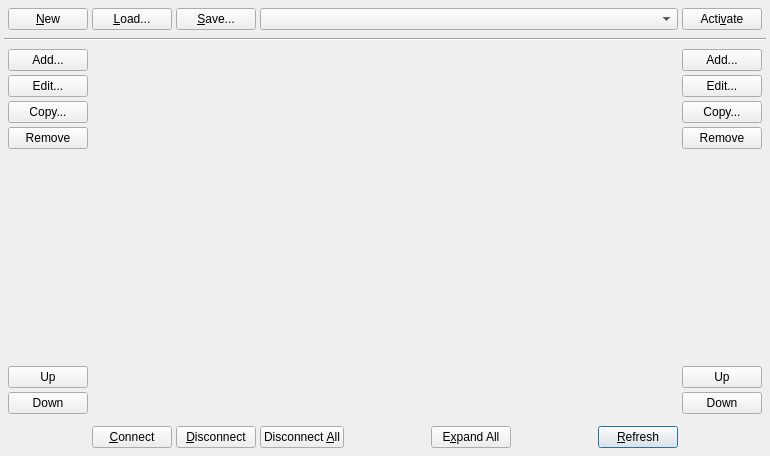
<?xml version="1.0" encoding="UTF-8"?>
<ui version="4.0">
 <author>rncbc aka Rui Nuno Capela</author>
 <comment>JACK Audio Connection Kit - Qt GUI Interface.

   Copyright (C) 2003-2011, rncbc aka Rui Nuno Capela. All rights reserved.

   This program is free software; you can redistribute it and/or
   modify it under the terms of the GNU General Public License
   as published by the Free Software Foundation; either version 2
   of the License, or (at your option) any later version.

   This program is distributed in the hope that it will be useful,
   but WITHOUT ANY WARRANTY; without even the implied warranty of
   MERCHANTABILITY or FITNESS FOR A PARTICULAR PURPOSE.  See the
   GNU General Public License for more details.

   You should have received a copy of the GNU General Public License along
   with this program; if not, write to the Free Software Foundation, Inc.,
   51 Franklin Street, Fifth Floor, Boston, MA 02110-1301 USA.

 </comment>
 <class>PatchbayWidget</class>
 <widget class="QWidget" name="PatchbayWidget">
  <property name="geometry">
   <rect>
    <x>0</x>
    <y>0</y>
    <width>770</width>
    <height>456</height>
   </rect>
  </property>
  <property name="sizePolicy">
   <sizepolicy hsizetype="Minimum" vsizetype="Minimum">
    <horstretch>0</horstretch>
    <verstretch>0</verstretch>
   </sizepolicy>
  </property>
  <property name="font">
   <font/>
  </property>
  <property name="windowTitle">
   <string>Patchbay - JACK Audio Connection Kit</string>
  </property>
  <property name="windowIcon">
   <iconset resource="qjackctl.qrc">
    <normaloff>:/images/patchbay1.png</normaloff>:/images/patchbay1.png</iconset>
  </property>
  <layout class="QGridLayout">
   <property name="leftMargin">
    <number>4</number>
   </property>
   <property name="topMargin">
    <number>4</number>
   </property>
   <property name="rightMargin">
    <number>4</number>
   </property>
   <property name="bottomMargin">
    <number>4</number>
   </property>
   <property name="spacing">
    <number>4</number>
   </property>
   <item row="1" column="0" colspan="3">
    <widget class="Line" name="line">
     <property name="orientation">
      <enum>Qt::Horizontal</enum>
     </property>
    </widget>
   </item>
   <item row="3" column="2">
    <spacer>
     <property name="orientation">
      <enum>Qt::Horizontal</enum>
     </property>
     <property name="sizeType">
      <enum>QSizePolicy::Fixed</enum>
     </property>
     <property name="sizeHint" stdset="0">
      <size>
       <width>80</width>
       <height>8</height>
      </size>
     </property>
    </spacer>
   </item>
   <item row="2" column="0" colspan="3">
    <layout class="QGridLayout">
     <property name="leftMargin">
      <number>4</number>
     </property>
     <property name="topMargin">
      <number>4</number>
     </property>
     <property name="rightMargin">
      <number>4</number>
     </property>
     <property name="bottomMargin">
      <number>4</number>
     </property>
     <property name="spacing">
      <number>4</number>
     </property>
     <item row="0" column="1" rowspan="7">
      <widget class="PatchbaySplitter" name="patchbaySplitter" native="true">
       <property name="sizePolicy">
        <sizepolicy hsizetype="Expanding" vsizetype="Expanding">
         <horstretch>0</horstretch>
         <verstretch>0</verstretch>
        </sizepolicy>
       </property>
       <property name="focusPolicy">
        <enum>Qt::TabFocus</enum>
       </property>
      </widget>
     </item>
     <item row="6" column="2">
      <widget class="QPushButton" name="ISocketMoveDownPushButton">
       <property name="toolTip">
        <string>Move currently selected output socket down one position</string>
       </property>
       <property name="text">
        <string>Down</string>
       </property>
       <property name="icon">
        <iconset resource="qjackctl.qrc">
         <normaloff>:/images/down1.png</normaloff>:/images/down1.png</iconset>
       </property>
       <property name="shortcut">
        <string/>
       </property>
      </widget>
     </item>
     <item row="0" column="0">
      <widget class="QPushButton" name="OSocketAddPushButton">
       <property name="toolTip">
        <string>Create a new output socket</string>
       </property>
       <property name="text">
        <string>Add...</string>
       </property>
       <property name="icon">
        <iconset resource="qjackctl.qrc">
         <normaloff>:/images/add1.png</normaloff>:/images/add1.png</iconset>
       </property>
       <property name="shortcut">
        <string/>
       </property>
      </widget>
     </item>
     <item row="4" column="2">
      <spacer>
       <property name="orientation">
        <enum>Qt::Vertical</enum>
       </property>
       <property name="sizeType">
        <enum>QSizePolicy::Expanding</enum>
       </property>
       <property name="sizeHint" stdset="0">
        <size>
         <width>8</width>
         <height>42</height>
        </size>
       </property>
      </spacer>
     </item>
     <item row="1" column="2">
      <widget class="QPushButton" name="ISocketEditPushButton">
       <property name="toolTip">
        <string>Edit currently selected input socket properties</string>
       </property>
       <property name="text">
        <string>Edit...</string>
       </property>
       <property name="icon">
        <iconset resource="qjackctl.qrc">
         <normaloff>:/images/edit1.png</normaloff>:/images/edit1.png</iconset>
       </property>
       <property name="shortcut">
        <string/>
       </property>
      </widget>
     </item>
     <item row="4" column="0">
      <spacer>
       <property name="orientation">
        <enum>Qt::Vertical</enum>
       </property>
       <property name="sizeType">
        <enum>QSizePolicy::Expanding</enum>
       </property>
       <property name="sizeHint" stdset="0">
        <size>
         <width>8</width>
         <height>42</height>
        </size>
       </property>
      </spacer>
     </item>
     <item row="5" column="2">
      <widget class="QPushButton" name="ISocketMoveUpPushButton">
       <property name="toolTip">
        <string>Move currently selected output socket up one position</string>
       </property>
       <property name="text">
        <string>Up</string>
       </property>
       <property name="icon">
        <iconset resource="qjackctl.qrc">
         <normaloff>:/images/up1.png</normaloff>:/images/up1.png</iconset>
       </property>
       <property name="shortcut">
        <string/>
       </property>
      </widget>
     </item>
     <item row="3" column="0">
      <widget class="QPushButton" name="OSocketRemovePushButton">
       <property name="toolTip">
        <string>Remove currently selected output socket</string>
       </property>
       <property name="text">
        <string>Remove</string>
       </property>
       <property name="icon">
        <iconset resource="qjackctl.qrc">
         <normaloff>:/images/remove1.png</normaloff>:/images/remove1.png</iconset>
       </property>
       <property name="shortcut">
        <string/>
       </property>
      </widget>
     </item>
     <item row="2" column="0">
      <widget class="QPushButton" name="OSocketCopyPushButton">
       <property name="toolTip">
        <string>Duplicate (copy) currently selected output socket</string>
       </property>
       <property name="text">
        <string>Copy...</string>
       </property>
       <property name="icon">
        <iconset resource="qjackctl.qrc">
         <normaloff>:/images/copy1.png</normaloff>:/images/copy1.png</iconset>
       </property>
       <property name="shortcut">
        <string/>
       </property>
      </widget>
     </item>
     <item row="6" column="0">
      <widget class="QPushButton" name="OSocketMoveDownPushButton">
       <property name="toolTip">
        <string>Move currently selected output socket down one position</string>
       </property>
       <property name="text">
        <string>Down</string>
       </property>
       <property name="icon">
        <iconset resource="qjackctl.qrc">
         <normaloff>:/images/down1.png</normaloff>:/images/down1.png</iconset>
       </property>
       <property name="shortcut">
        <string/>
       </property>
      </widget>
     </item>
     <item row="3" column="2">
      <widget class="QPushButton" name="ISocketRemovePushButton">
       <property name="toolTip">
        <string>Remove currently selected input socket</string>
       </property>
       <property name="text">
        <string>Remove</string>
       </property>
       <property name="icon">
        <iconset resource="qjackctl.qrc">
         <normaloff>:/images/remove1.png</normaloff>:/images/remove1.png</iconset>
       </property>
       <property name="shortcut">
        <string/>
       </property>
      </widget>
     </item>
     <item row="2" column="2">
      <widget class="QPushButton" name="ISocketCopyPushButton">
       <property name="toolTip">
        <string>Duplicate (copy) currently selected input socket</string>
       </property>
       <property name="text">
        <string>Copy...</string>
       </property>
       <property name="icon">
        <iconset resource="qjackctl.qrc">
         <normaloff>:/images/copy1.png</normaloff>:/images/copy1.png</iconset>
       </property>
       <property name="shortcut">
        <string/>
       </property>
      </widget>
     </item>
     <item row="0" column="2">
      <widget class="QPushButton" name="ISocketAddPushButton">
       <property name="toolTip">
        <string>Create a new input socket</string>
       </property>
       <property name="text">
        <string>Add...</string>
       </property>
       <property name="icon">
        <iconset resource="qjackctl.qrc">
         <normaloff>:/images/add1.png</normaloff>:/images/add1.png</iconset>
       </property>
       <property name="shortcut">
        <string/>
       </property>
      </widget>
     </item>
     <item row="1" column="0">
      <widget class="QPushButton" name="OSocketEditPushButton">
       <property name="toolTip">
        <string>Edit currently selected output socket properties</string>
       </property>
       <property name="text">
        <string>Edit...</string>
       </property>
       <property name="icon">
        <iconset resource="qjackctl.qrc">
         <normaloff>:/images/edit1.png</normaloff>:/images/edit1.png</iconset>
       </property>
       <property name="shortcut">
        <string/>
       </property>
      </widget>
     </item>
     <item row="5" column="0">
      <widget class="QPushButton" name="OSocketMoveUpPushButton">
       <property name="toolTip">
        <string>Move currently selected output socket up one position</string>
       </property>
       <property name="text">
        <string>Up</string>
       </property>
       <property name="icon">
        <iconset resource="qjackctl.qrc">
         <normaloff>:/images/up1.png</normaloff>:/images/up1.png</iconset>
       </property>
       <property name="shortcut">
        <string/>
       </property>
      </widget>
     </item>
    </layout>
   </item>
   <item row="3" column="0">
    <spacer>
     <property name="orientation">
      <enum>Qt::Horizontal</enum>
     </property>
     <property name="sizeType">
      <enum>QSizePolicy::Fixed</enum>
     </property>
     <property name="sizeHint" stdset="0">
      <size>
       <width>80</width>
       <height>8</height>
      </size>
     </property>
    </spacer>
   </item>
   <item row="3" column="1">
    <layout class="QHBoxLayout">
     <property name="spacing">
      <number>4</number>
     </property>
     <property name="leftMargin">
      <number>4</number>
     </property>
     <property name="topMargin">
      <number>4</number>
     </property>
     <property name="rightMargin">
      <number>4</number>
     </property>
     <property name="bottomMargin">
      <number>4</number>
     </property>
     <item>
      <widget class="QPushButton" name="ConnectPushButton">
       <property name="toolTip">
        <string>Connect currently selected sockets</string>
       </property>
       <property name="text">
        <string>&amp;Connect</string>
       </property>
       <property name="icon">
        <iconset resource="qjackctl.qrc">
         <normaloff>:/images/connect1.png</normaloff>:/images/connect1.png</iconset>
       </property>
       <property name="shortcut">
        <string>Alt+C</string>
       </property>
      </widget>
     </item>
     <item>
      <widget class="QPushButton" name="DisconnectPushButton">
       <property name="toolTip">
        <string>Disconnect currently selected sockets</string>
       </property>
       <property name="text">
        <string>&amp;Disconnect</string>
       </property>
       <property name="icon">
        <iconset resource="qjackctl.qrc">
         <normaloff>:/images/disconnect1.png</normaloff>:/images/disconnect1.png</iconset>
       </property>
       <property name="shortcut">
        <string>Alt+D</string>
       </property>
      </widget>
     </item>
     <item>
      <widget class="QPushButton" name="DisconnectAllPushButton">
       <property name="toolTip">
        <string>Disconnect all currently connected sockets</string>
       </property>
       <property name="text">
        <string>Disconnect &amp;All</string>
       </property>
       <property name="icon">
        <iconset resource="qjackctl.qrc">
         <normaloff>:/images/disconnect1.png</normaloff>:/images/disconnect1.png</iconset>
       </property>
       <property name="shortcut">
        <string>Alt+A</string>
       </property>
      </widget>
     </item>
     <item>
      <spacer>
       <property name="orientation">
        <enum>Qt::Horizontal</enum>
       </property>
       <property name="sizeType">
        <enum>QSizePolicy::Expanding</enum>
       </property>
       <property name="sizeHint" stdset="0">
        <size>
         <width>8</width>
         <height>8</height>
        </size>
       </property>
      </spacer>
     </item>
     <item>
      <widget class="QPushButton" name="ExpandAllPushButton">
       <property name="toolTip">
        <string>Expand all items</string>
       </property>
       <property name="text">
        <string>E&amp;xpand All</string>
       </property>
       <property name="icon">
        <iconset resource="qjackctl.qrc">
         <normaloff>:/images/expandall1.png</normaloff>:/images/expandall1.png</iconset>
       </property>
       <property name="shortcut">
        <string>Alt+X</string>
       </property>
      </widget>
     </item>
     <item>
      <spacer>
       <property name="orientation">
        <enum>Qt::Horizontal</enum>
       </property>
       <property name="sizeType">
        <enum>QSizePolicy::Expanding</enum>
       </property>
       <property name="sizeHint" stdset="0">
        <size>
         <width>8</width>
         <height>8</height>
        </size>
       </property>
      </spacer>
     </item>
     <item>
      <widget class="QPushButton" name="RefreshPushButton">
       <property name="toolTip">
        <string>Refresh current patchbay view</string>
       </property>
       <property name="text">
        <string>&amp;Refresh</string>
       </property>
       <property name="icon">
        <iconset resource="qjackctl.qrc">
         <normaloff>:/images/refresh1.png</normaloff>:/images/refresh1.png</iconset>
       </property>
       <property name="shortcut">
        <string>Alt+R</string>
       </property>
       <property name="default">
        <bool>true</bool>
       </property>
      </widget>
     </item>
    </layout>
   </item>
   <item row="0" column="0" colspan="3">
    <layout class="QHBoxLayout">
     <property name="spacing">
      <number>4</number>
     </property>
     <property name="leftMargin">
      <number>4</number>
     </property>
     <property name="topMargin">
      <number>4</number>
     </property>
     <property name="rightMargin">
      <number>4</number>
     </property>
     <property name="bottomMargin">
      <number>4</number>
     </property>
     <item>
      <widget class="QPushButton" name="NewPatchbayPushButton">
       <property name="toolTip">
        <string>Create a new patchbay profile</string>
       </property>
       <property name="text">
        <string>&amp;New</string>
       </property>
       <property name="icon">
        <iconset resource="qjackctl.qrc">
         <normaloff>:/images/new1.png</normaloff>:/images/new1.png</iconset>
       </property>
       <property name="shortcut">
        <string>Alt+N</string>
       </property>
       <property name="autoDefault">
        <bool>false</bool>
       </property>
      </widget>
     </item>
     <item>
      <widget class="QPushButton" name="LoadPatchbayPushButton">
       <property name="toolTip">
        <string>Load patchbay profile</string>
       </property>
       <property name="text">
        <string>&amp;Load...</string>
       </property>
       <property name="icon">
        <iconset resource="qjackctl.qrc">
         <normaloff>:/images/open1.png</normaloff>:/images/open1.png</iconset>
       </property>
       <property name="shortcut">
        <string>Alt+L</string>
       </property>
       <property name="autoDefault">
        <bool>false</bool>
       </property>
      </widget>
     </item>
     <item>
      <widget class="QPushButton" name="SavePatchbayPushButton">
       <property name="toolTip">
        <string>Save current patchbay profile</string>
       </property>
       <property name="text">
        <string>&amp;Save...</string>
       </property>
       <property name="icon">
        <iconset resource="qjackctl.qrc">
         <normaloff>:/images/save1.png</normaloff>:/images/save1.png</iconset>
       </property>
       <property name="shortcut">
        <string>Alt+S</string>
       </property>
       <property name="autoDefault">
        <bool>false</bool>
       </property>
      </widget>
     </item>
     <item>
      <widget class="QComboBox" name="PatchbayComboBox">
       <property name="sizePolicy">
        <sizepolicy hsizetype="Expanding" vsizetype="Preferred">
         <horstretch>0</horstretch>
         <verstretch>0</verstretch>
        </sizepolicy>
       </property>
       <property name="font">
        <font>
         <weight>75</weight>
         <bold>true</bold>
        </font>
       </property>
       <property name="toolTip">
        <string>Current (recent) patchbay profile(s)</string>
       </property>
      </widget>
     </item>
     <item>
      <widget class="QPushButton" name="ActivatePatchbayPushButton">
       <property name="toolTip">
        <string>Toggle activation of current patchbay profile</string>
       </property>
       <property name="text">
        <string>Acti&amp;vate</string>
       </property>
       <property name="icon">
        <iconset resource="qjackctl.qrc">
         <normaloff>:/images/apply1.png</normaloff>:/images/apply1.png</iconset>
       </property>
       <property name="shortcut">
        <string>Alt+V</string>
       </property>
       <property name="checkable">
        <bool>true</bool>
       </property>
       <property name="autoDefault">
        <bool>false</bool>
       </property>
      </widget>
     </item>
    </layout>
   </item>
  </layout>
 </widget>
 <layoutdefault spacing="4" margin="4"/>
 <customwidgets>
  <customwidget>
   <class>PatchbaySplitter</class>
   <extends>QWidget</extends>
   <header>Patchbay.h</header>
  </customwidget>
 </customwidgets>
 <tabstops>
  <tabstop>NewPatchbayPushButton</tabstop>
  <tabstop>LoadPatchbayPushButton</tabstop>
  <tabstop>SavePatchbayPushButton</tabstop>
  <tabstop>PatchbayComboBox</tabstop>
  <tabstop>ActivatePatchbayPushButton</tabstop>
  <tabstop>OSocketAddPushButton</tabstop>
  <tabstop>OSocketEditPushButton</tabstop>
  <tabstop>OSocketCopyPushButton</tabstop>
  <tabstop>OSocketRemovePushButton</tabstop>
  <tabstop>OSocketMoveUpPushButton</tabstop>
  <tabstop>OSocketMoveDownPushButton</tabstop>
  <tabstop>patchbaySplitter</tabstop>
  <tabstop>ISocketAddPushButton</tabstop>
  <tabstop>ISocketEditPushButton</tabstop>
  <tabstop>ISocketCopyPushButton</tabstop>
  <tabstop>ISocketRemovePushButton</tabstop>
  <tabstop>ISocketMoveUpPushButton</tabstop>
  <tabstop>ISocketMoveDownPushButton</tabstop>
  <tabstop>ConnectPushButton</tabstop>
  <tabstop>DisconnectPushButton</tabstop>
  <tabstop>DisconnectAllPushButton</tabstop>
  <tabstop>ExpandAllPushButton</tabstop>
  <tabstop>RefreshPushButton</tabstop>
 </tabstops>
 <resources>
  <include location="qjackctl.qrc"/>
 </resources>
 <connections/>
</ui>
